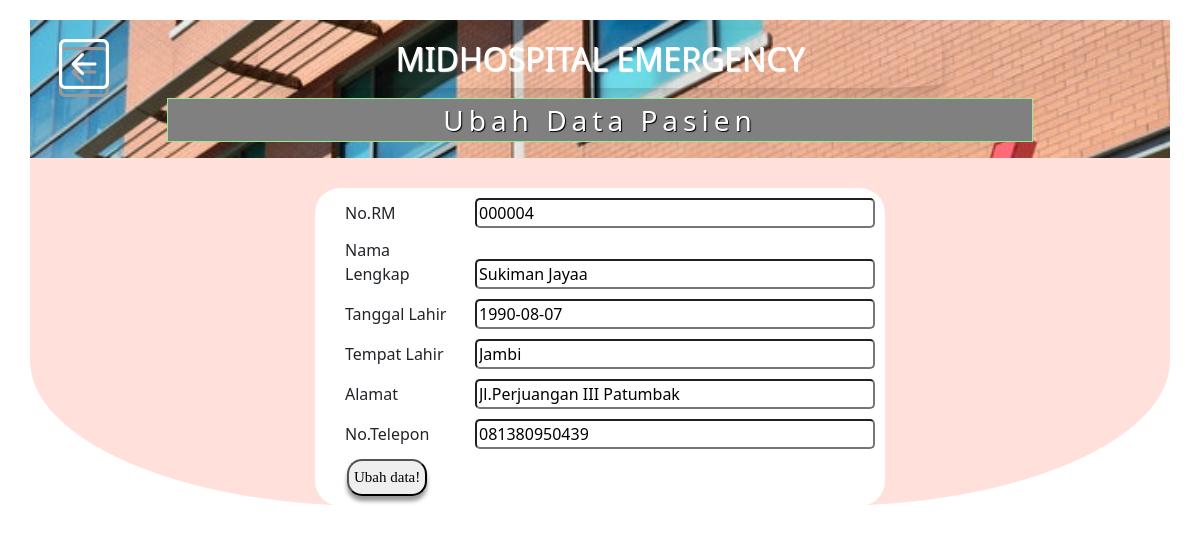
Screenshot of /ubah.php?id=4 (signed in) with the database file from the repository.
### tables this page shows
CREATE TABLE `pasien` (
  `id` int(11) NOT NULL,
  `no_rm` char(6) DEFAULT NULL,
  `nama` varchar(200) DEFAULT NULL,
  `tgl_lahir` date DEFAULT NULL,
  `tmpt_lahir` varchar(200) DEFAULT NULL,
  `alamat` varchar(200) DEFAULT NULL,
  `no_tlp` char(12) DEFAULT NULL
);

### functions.php (called while the page is built, shortened)
<?php
	$conn = mysqli_connect("localhost", "root", "", "myapp");
	function query($query) {
		global $conn;
		$result = mysqli_query($conn, $query);
		$rows = [];
		while($row = mysqli_fetch_assoc($result)) {
			$rows[] = $row;
		}
		return $rows;
	}
?>

### ubah.php (the view, shortened to what this page needs)
<?php
	require 'functions.php';
	$id = $_GET["id"];
	$psn = query("SELECT * FROM pasien WHERE id = $id")[0];
?>
<!doctype html>
<html lang="en">
<head>
	<link rel="stylesheet" href="reset.css">
	<link rel="stylesheet" href="add.css">
	<link href="https://cdn.jsdelivr.net/npm/bootstrap@5.1.3/dist/css/bootstrap.min.css" rel="stylesheet">
	<link rel="stylesheet" href="https://cdn.jsdelivr.net/npm/bootstrap-icons@1.7.2/font/bootstrap-icons.css">
</head>
<body>
	<div class="container">
		<div class="header cf">
			<a href="index.php" class="out sm bi bi-arrow-left-square"></a>
			<h1 class="text-center shadow sm fs-2" style="margin-left: 20%; margin-right: 20%;
			margin-top: 10px; margin-bottom:10px; padding: 10px; color:white;
			border-radius: 10%; text-shadow: 1px 1px 1px white;">MIDHOSPITAL EMERGENCY</h1>
			<p class="fs-3 text-center">Ubah Data Pasien</p>
		</div>
			<div class="content">
				<form action="" method="post" class="input ">
				<table cellspacing="0" cellpadding="5">
					<tr>
						<td> <label for="no_rm">No.RM  </label> </td>
						<td> <input type="text" name="no_rm" id="no_rm" required value="<?= $psn["no_rm"]; ?>"> </td>
					</tr>
					<tr>
						<td> <label for="nama">Nama Lengkap </label> </td>
						<td> <input type="text" name="nama" id="nama" value="<?= $psn["nama"]; ?>"> </td>
					</tr>
					<tr>
						<td> <label for="tgl_lahir">Tanggal Lahir  </label> </td>
						<td> <input type="text" name="tgl_lahir" id="tgl_lahir" value="<?= $psn["tgl_lahir"]; ?>">	</td>
					</tr>
					<tr>
						<td> <label for="tmpt_lahir">Tempat Lahir  </label> </td>
						<td> <input type="text" name="tmpt_lahir" id="tmpt_lahir" value="<?= $psn["tmpt_lahir"]; ?>"> </td>
					</tr>
					<tr>
						<td> <label for="alamat">Alamat  </label> </td>
						<td> <input type="text" name="alamat" id="alamat" value="<?= $psn["alamat"]; ?>"> </td>
					</tr>
					<tr>
						<td> <label for="no_tlp">No.Telepon  </label> </td>
						<td> <input type="text" name="no_tlp" id="no_tlp" value="<?= $psn["no_tlp"]; ?>"> </td>
					</tr>
					<tr>
						<td colspan="2"> <button type="submit" name="submit" class="submit">Ubah data!</button> </td>
					</tr>
				</form>
			</div>
		</div>
</body>
</html>

### add.css (style rules this page uses)
body { height: 1000; background-color: red; background-size: cover; background-image: url(min.jpg); }
.cf:before, .cf:after { content: " "; display: table; }
.cf:after { clear: both; }
.cf { *zoom: 1; }
.header { background-color: grey; background-image: url(uwu.jpg); background-size: cover; z-index: 1; }
.header p { color: white; margin-left: 12%; margin-right: 12%; letter-spacing: 5px; background-color: rgba(128 128 128); background-size: 100px; border: 1px solid lightgreen; text-shadow: 1px 1px 1px black; }
.out { margin-top: 2px; margin-left:2%; padding: 5px 5px; font-size: 50px; outline: none; color: white; border-radius: 25px; border: none; text-shadow: 0 8px #999; position: absolute; }
.content { background-color: white; width: 50%; margin: auto; margin-top: 30px; margin-bottom:30px; border-radius:25px; }
.input { margin-left: 20px; padding:10px; margin-bottom:50px; }
.submit { box-shadow: 0 5px 4px #999; font-family: times new roman; font-size: 15px; padding: 5px; border-radius: 15px; margin-left: 2px; }
#no_rm, #nama, #tgl_lahir, #tmpt_lahir, #alamat, #no_tlp { border-radius: 5px; margin-bottom: 10px; margin-left:20px; width:25rem; }

### ubah.php (style rules this page uses)
.container { background-color: rgba(255, 99, 71, 0.2); border-radius: 30%; padding: 0; margin-top: 20px; text-shadow: 1px 1px 1px white; }

### rows the page displays
pasien: no_rm "000004", nama "Sukiman Jayaa", tgl_lahir "1990-08-07", tmpt_lahir "Jambi", alamat "Jl.Perjuangan III Patumbak", no_tlp "081380950439"
